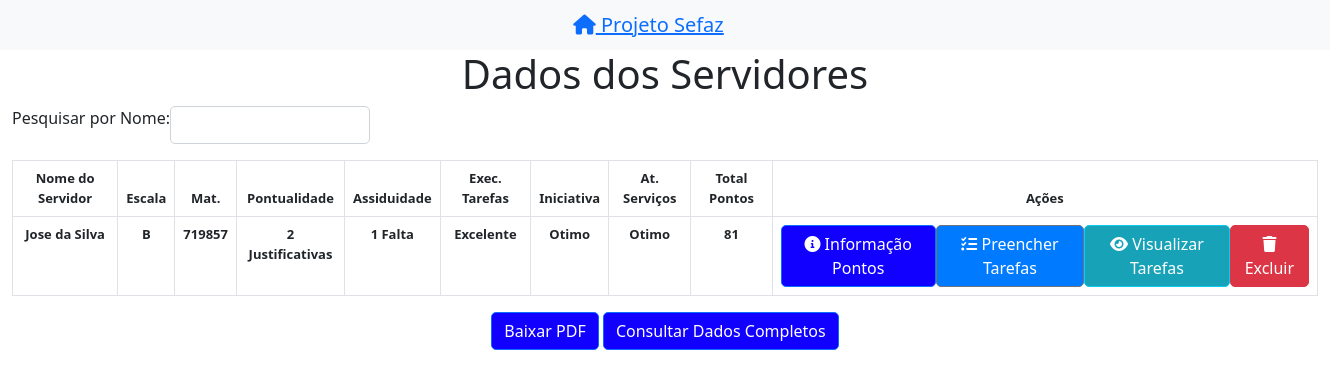
Before: /dados_servidor/ (signed in) with the older database file.
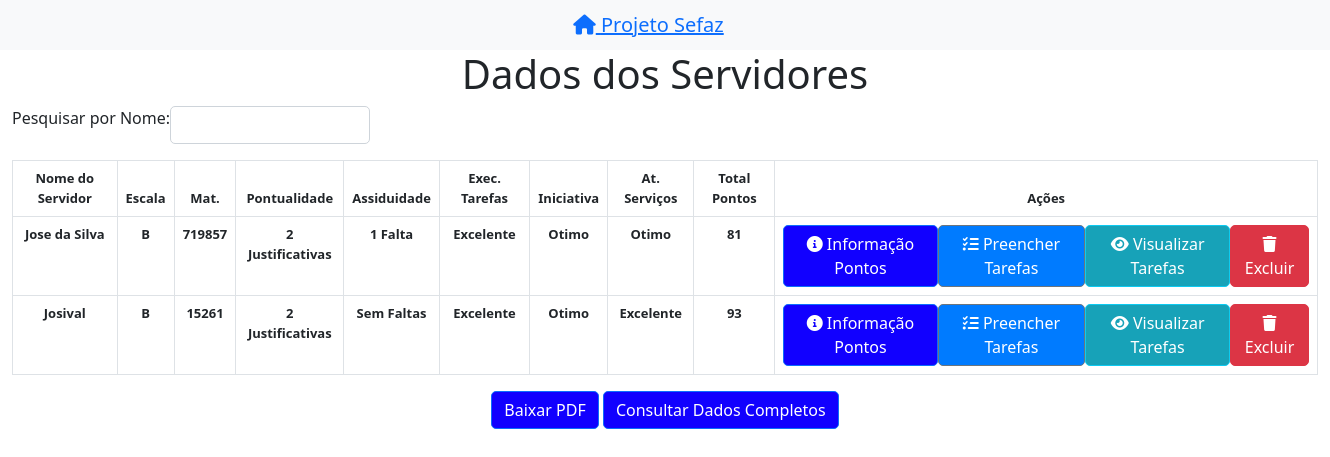
After: the same page with the newer database file.
### app_cad_serv/models.py (models this page shows, shortened)
class Servidor(models.Model):
    def validar_nome(value):
        if any(char.isdigit() for char in value):
            raise ValidationError('O nome não pode conter números.')
    def validar_matricula(value):
        if not value.isdigit():
            raise ValidationError('A matrícula deve conter apenas números.')
    ESCALA_CHOICES = [
        ('A', 'A'),
        ('B', 'B'),
        ('C', 'C'),
        ('D', 'D'),
    ]
    PONTUALIDADE_CHOICES = [
        ('Sem Justificativa', 'Sem Justificativa'),
        ('2 Justificativas', '2 Justificativas'),
        ('3 Justificativas', '3 Justificativas'),
        ('5 Justificativas', '5 Justificativas'),
    ]
    ASSIDUIDADE_CHOICES = [
        ('Sem Faltas', 'Sem Faltas'),
        ('1 Falta', '1 Falta'),
        ('2 Faltas', '2 Faltas'),
        ('3 Faltas', '3 Faltas'),
    ]
    EXECUCAO_TAREFAS_CHOICES = [
        ('Excelente', 'Excelente'),
        ('Otimo', 'Ótimo'),
        ('Bom', 'Bom'),
        ('Regular', 'Regular'),
    ]
    INICIATIVA_CHOICES = [
        ('Excelente', 'Excelente'),
        ('Otimo', 'Ótimo'),
        ('Bom', 'Bom'),
        ('Regular', 'Regular'),
    ]
    ATENDIMENTO_SERVICOS_CHOICES = [
        ('Excelente', 'Excelente'),
        ('Otimo', 'Ótimo'),
        ('Bom', 'Bom'),
        ('Regular', 'Regular'),
    ]
    TIPO_ESCALA_CHOICES = [
        ('DIRETA', 'Direta'),
        ('INDIRETA', 'Indireta'),
    ]
    TIPO_MODALIDADE_CHOICES = [
        ('PRESENCIAL', 'Presencial'),
        ('REMOTO', 'Remoto'),
    ]
    nome = models.CharField(max_length=100, null=False, default='', validators=[validar_nome])
    escala = models.CharField(max_length=10, choices=ESCALA_CHOICES)
    tipo_escala = models.CharField(max_length=10, choices=TIPO_ESCALA_CHOICES, default='')
    matricula = models.CharField(max_length=10, null=False, default='', unique=True, validators=[validar_matricula])
    pontualidade = models.CharField(max_length=50, choices=PONTUALIDADE_CHOICES)
    assiduidade = models.CharField(max_length=10, choices=ASSIDUIDADE_CHOICES)
    execucao_tarefas = models.CharField(max_length=10, choices=EXECUCAO_TAREFAS_CHOICES)
    iniciativa = models.CharField(max_length=10, choices=INICIATIVA_CHOICES)
    atendimento_servicos = models.CharField(max_length=10, choices=ATENDIMENTO_SERVICOS_CHOICES)
    total_pontos = models.IntegerField(default=0)
    gratificacao_pontos = models.IntegerField(default=0)
    tipo_modalidade = models.CharField(max_length=10,choices=TIPO_MODALIDADE_CHOICES, default='')
    mes_referencia = models.CharField(max_length=20, default='')

### app_cad_serv/views.py (the view)
# urls.py: path('dados_servidor/', views.dados_servidor, name='dados_servidor'),
@login_required
def dados_servidor(request):
    servidores = Servidor.objects.all()
    return render(request, 'servidores/dados_servidor.html', {'servidores': servidores})

### app_cad_serv/templates/servidores/dados_servidor.html (shortened to what this page needs)
<!DOCTYPE html>
<html lang="en">
<head>
  <link href="https://cdn.jsdelivr.net/npm/bootstrap@5.0.2/dist/css/bootstrap.min.css" rel="stylesheet">
  <link rel="stylesheet" href="https://cdnjs.cloudflare.com/ajax/libs/font-awesome/6.0.0-beta3/css/all.min.css">
</head>
<body class="m-0">
  <nav class="navbar navbar-light bg-light">
    <div class="container-fluid text-center">
      <span class="navbar-brand mb-0 h1 d-flex justify-content-center">
        <a href="{% url 'home' %}">
          <i class="fas fa-home"></i> Projeto Sefaz
        </a>
      </span>
    </div>
  </nav>
  <div class="container-fluid text-center">
    <h1>Dados dos Servidores</h1>
    <div class="mb-3 d-flex justify-content-start">
      <label for="searchInput" class="form-label">Pesquisar por Nome:</label>
      <input type="text" class="form-control" id="searchInput" oninput="filterServidores()">
    </div>
    <table id="tabelaServidores" class="table table-bordered small-font">
      <thead>
        <tr>
          <th>Nome do Servidor</th>
          <th>Escala</th>
          <th>Mat.</th>
          <th>Pontualidade</th>
          <th>Assiduidade</th>
          <th>Exec. Tarefas</th>
          <th>Iniciativa</th>
          <th>At. Serviços</th>
          <th>Total Pontos</th>
          <th>Ações</th>
        </tr>
      </thead>
      <tbody>
        {% for servidor in servidores %}
          <tr>
            <td>{{ servidor.nome }}</td>
            <td>{{ servidor.escala }}</td>
            <td>{{ servidor.matricula }}</td>
            <td>{{ servidor.pontualidade }}</td>
            <td>{{ servidor.assiduidade }}</td>
            <td>{{ servidor.execucao_tarefas }}</td>
            <td>{{ servidor.iniciativa }}</td>
            <td>{{ servidor.atendimento_servicos }}</td>
            <td>{{ servidor.total_pontos }}</td>
            <td>
              <div class="d-flex">
                <a href="{% url 'relatorio_servidor' servidor.id %}" class="btn btn-primary mr-2">
                  <i class="fas fa-info-circle"></i> Informação Pontos
                </a>
                <a href="{% url 'preencher_tarefas' servidor.id %}" class="btn btn-secondary mr-2">
                  <i class="fas fa-tasks"></i> Preencher Tarefas
                </a>
                <a href="{% url 'visualizar_tarefas_servidor' servidor.id %}" class="btn btn-info mr-2">
                  <i class="fas fa-eye"></i> Visualizar Tarefas
                </a>
                <a href="{% url 'excluir_servidor' servidor.id %}" class="btn btn-danger">
                  <i class="fas fa-trash"></i> Excluir
                </a>
              </div>
            </td>
          </tr>
        {% endfor %}
      </tbody>
    </table>
    <a href="{% url 'download_pdf' %}" class="btn btn-primary">Baixar PDF</a>
    <a href="/dados_servidor_geral" class="btn btn-primary"> Consultar Dados Completos </a>
  </div>
</body>
</html>

### app_cad_serv/templates/servidores/dados_servidor.html (style rules this page uses)
.navbar-brand { text-align: center; width: 100%; padding-right: 150px; color: #fff; }
.navbar { width: 110%; max-width: none; background-color: #007BFF; }
#searchInput { max-width: 200px; border-radius: 5px; margin-right: 15px; }
#tabelaServidores { font-size: 13px; font-weight: bold; border-radius: 10px; }
.btn { transition: background-color 0.3s, color 0.3s; border-radius: 5px; }
.btn-primary { background-color: #1100ff; color: #fff; }
.btn-secondary { background-color: #007BFF; color: #fff; }
.btn-info { background-color: #17a2b8; color: #fff; }
.btn-danger { background-color: #dc3545; color: #fff; }

Changed rows visible on the page:
added Servidor: nome "Josival", escala "B", matricula "15261", pontualidade "2 Justificativas", assiduidade "Sem Faltas", execucao_tarefas "Excelente", iniciativa "Otimo", atendimento_servicos "Excelente", total_pontos "93"
